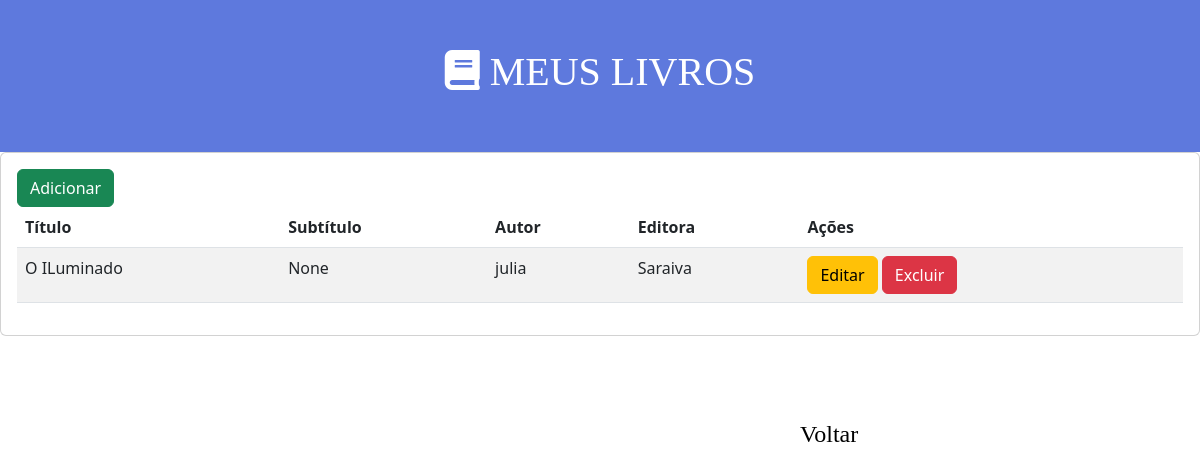
Before: /livros/ with the older database file.
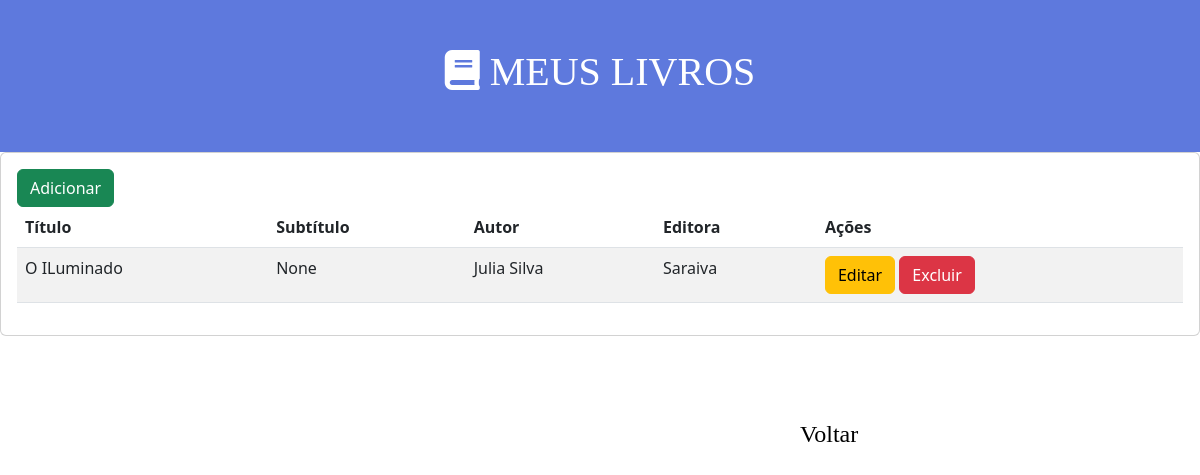
After: the same page with the newer database file.
### portal/models.py (models this page shows, shortened)
class Livro(models.Model):
    titulo = models.CharField(max_length=255)
    subtitulo = models.CharField(max_length=255, blank=True, null=True)
    autor = models.ForeignKey(Autor, on_delete=models.CASCADE)# ao excluir este autor, tudo relacionado a ele também é excluído
    editora = models.ForeignKey(Editora, on_delete=models.CASCADE)
    capa = models.ImageField(upload_to='portal/capas/%Y/%m/%d/', blank=True, default='')

class Autor(models.Model):
    nome = models.CharField(max_length=255)
    data_nascimento = models.DateField()
    email = models.EmailField()
    def __str__(self):
        return self.nome

class Editora(models.Model):
    nome = models.CharField(max_length=255)
    cidade = models.CharField(max_length=255)
    estado = models.CharField(max_length=255)
    def __str__(self):
        return self.nome

### portal/views.py (the view)
# urls.py: path('livros/', views.livro, name="livros"),
def livro(request):
    livro = Livro.objects.all()
    context = {
        'livro': livro
    }
    return render(request, 'portal/livro.html', context)

### portal/templates/portal/livro.html
{% extends 'base.html'%}
{% block content %}
<div class="header">
    <h1><i class="fas fa-book"></i> MEUS LIVROS </h1>
</div>
<div class="card">
    <div class="card-body">
        <a class="btn btn-success" href="{% url 'livro_add' %}">Adicionar</a>
        <table class="table table-striped">
            <thead>
                <tr>
                    <th>Título</th>
                    <th>Subtítulo</th>
                    <th>Autor</th>
                    <th>Editora</th>
                    <th>Ações</th>
                </tr>
            </thead>
            <tbody>
                {% for item in livro %}
                    <tr>
                        <td>{{ item.titulo }}</td>
                        <td>{{ item.subtitulo }}</td>
                        <td>{{ item.autor }}</td>
                        <td>{{ item.editora }}</td>
                        <td>
                            <a class="btn btn-warning" href="{% url 'livro_edit' item.id %}">Editar</a>
                            <a class="btn btn-danger" href="{% url 'livro_delete' item.id %}"
                            onclick="return confirm('Tem certeza de que deseja deletar?')">Excluir</a>
                        </td>
                    </tr>
                {% endfor %}
            </tbody>
        </table>
    </div>
</div>
<div class="botao-voltar">
    <a href="{% url 'home' %}">Voltar</a>
</div>
{% endblock content %}

Changed rows visible on the page:
changed through a linked row, Livro "O ILuminado": autor "julia" → "Julia Silva"
